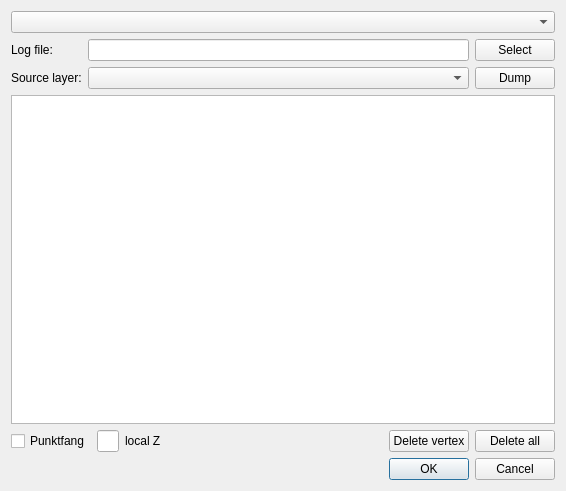
<?xml version="1.0" encoding="UTF-8"?>
<ui version="4.0">
 <class>Tachy2GisDialogBase</class>
 <widget class="QDialog" name="Tachy2GisDialogBase">
  <property name="geometry">
   <rect>
    <x>0</x>
    <y>0</y>
    <width>566</width>
    <height>491</height>
   </rect>
  </property>
  <property name="windowTitle">
   <string>Tachy2GIS</string>
  </property>
  <layout class="QGridLayout" name="gridLayout">
   <item row="0" column="0">
    <widget class="QComboBox" name="portComboBox"/>
   </item>
   <item row="8" column="0">
    <widget class="QDialogButtonBox" name="button_box">
     <property name="orientation">
      <enum>Qt::Horizontal</enum>
     </property>
     <property name="standardButtons">
      <set>QDialogButtonBox::Cancel|QDialogButtonBox::Ok</set>
     </property>
     <property name="centerButtons">
      <bool>false</bool>
     </property>
    </widget>
   </item>
   <item row="6" column="0">
    <widget class="QTableView" name="vertexTableView">
     <property name="selectionMode">
      <enum>QAbstractItemView::SingleSelection</enum>
     </property>
     <property name="selectionBehavior">
      <enum>QAbstractItemView::SelectRows</enum>
     </property>
    </widget>
   </item>
   <item row="5" column="0">
    <layout class="QHBoxLayout" name="horizontalLayout">
     <item>
      <layout class="QGridLayout" name="gridLayout_2" rowstretch="0,0,0,0,0" columnstretch="0,0,0">
       <item row="4" column="1">
        <widget class="QgsMapLayerComboBox" name="sourceLayerComboBox"/>
       </item>
       <item row="3" column="2">
        <widget class="QPushButton" name="logFileButton">
         <property name="text">
          <string>Select</string>
         </property>
        </widget>
       </item>
       <item row="4" column="0">
        <widget class="QLabel" name="label_3">
         <property name="text">
          <string>Source layer:</string>
         </property>
        </widget>
       </item>
       <item row="3" column="0">
        <widget class="QLabel" name="label">
         <property name="text">
          <string>Log file:</string>
         </property>
        </widget>
       </item>
       <item row="3" column="1">
        <widget class="QLineEdit" name="logFileEdit">
         <property name="readOnly">
          <bool>true</bool>
         </property>
        </widget>
       </item>
       <item row="4" column="2">
        <widget class="QPushButton" name="dumpButton">
         <property name="maximumSize">
          <size>
           <width>80</width>
           <height>16777215</height>
          </size>
         </property>
         <property name="text">
          <string>Dump</string>
         </property>
         <property name="autoRepeatInterval">
          <number>100</number>
         </property>
        </widget>
       </item>
      </layout>
     </item>
    </layout>
   </item>
   <item row="7" column="0">
    <layout class="QHBoxLayout" name="horizontalLayout_2" stretch="0,0,0,0,0,0">
     <item>
      <widget class="QCheckBox" name="checkBox">
       <property name="text">
        <string>Punktfang</string>
       </property>
      </widget>
     </item>
     <item>
      <widget class="QLineEdit" name="lineEdit"/>
     </item>
     <item>
      <widget class="QLabel" name="label_2">
       <property name="text">
        <string>local Z</string>
       </property>
      </widget>
     </item>
     <item>
      <spacer name="horizontalSpacer">
       <property name="orientation">
        <enum>Qt::Horizontal</enum>
       </property>
       <property name="sizeHint" stdset="0">
        <size>
         <width>1000</width>
         <height>20</height>
        </size>
       </property>
      </spacer>
     </item>
     <item>
      <widget class="QPushButton" name="deleteVertexButton">
       <property name="text">
        <string>Delete vertex</string>
       </property>
      </widget>
     </item>
     <item>
      <widget class="QPushButton" name="deleteAllButton">
       <property name="text">
        <string>Delete all</string>
       </property>
      </widget>
     </item>
    </layout>
   </item>
  </layout>
 </widget>
 <customwidgets>
  <customwidget>
   <class>QgsMapLayerComboBox</class>
   <extends>QComboBox</extends>
   <header>qgsmaplayercombobox.h</header>
  </customwidget>
 </customwidgets>
 <resources/>
 <connections>
  <connection>
   <sender>button_box</sender>
   <signal>accepted()</signal>
   <receiver>Tachy2GisDialogBase</receiver>
   <slot>accept()</slot>
   <hints>
    <hint type="sourcelabel">
     <x>20</x>
     <y>20</y>
    </hint>
    <hint type="destinationlabel">
     <x>20</x>
     <y>20</y>
    </hint>
   </hints>
  </connection>
  <connection>
   <sender>button_box</sender>
   <signal>rejected()</signal>
   <receiver>Tachy2GisDialogBase</receiver>
   <slot>reject()</slot>
   <hints>
    <hint type="sourcelabel">
     <x>20</x>
     <y>20</y>
    </hint>
    <hint type="destinationlabel">
     <x>20</x>
     <y>20</y>
    </hint>
   </hints>
  </connection>
 </connections>
</ui>
